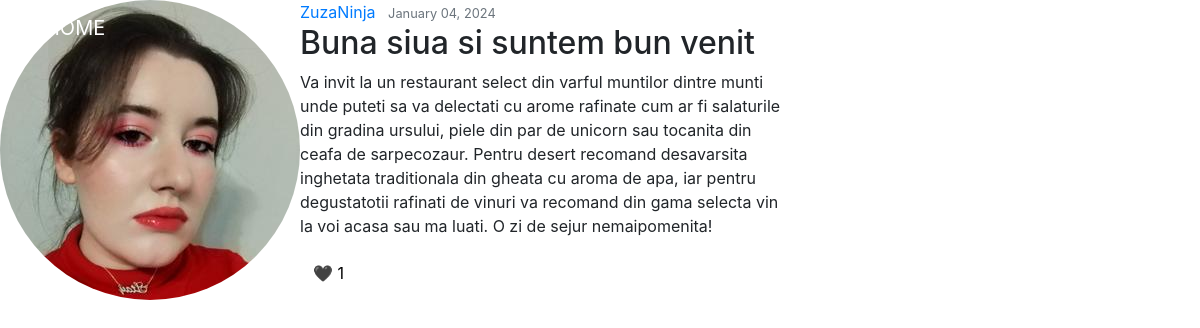
The app's page /post/4/ with its own data.
### login/models.py (models this page shows, shortened)
class Post(models.Model):
    title = models.CharField(max_length=100)
    content = models.TextField()
    date_posted = models.DateTimeField(default=timezone.now)
    author = models.ForeignKey(User, on_delete=models.CASCADE)
    likes = models.ManyToManyField(User, related_name='post_likes', blank=True)

### users/models.py (models this page shows, shortened)
class Profile(models.Model):
    user = models.OneToOneField(User, on_delete=models.CASCADE)
    image = models.ImageField(default='default.jpeg', upload_to='profile_pics')

### login/views.py (the view)
# urls.py: path('post/<int:pk>/', PostDetailView.as_view(), name='post-detail'),
class PostDetailView(DetailView):
    model = Post
    def get_context_data(self, **kwargs):
        context = super().get_context_data(**kwargs)
        post = self.get_object()
        context['like_count'] = post.likes.count()
        return context

### login/templates/login/post_detail.html (shortened to what this page needs)
{% extends "login/base.html" %}
{% block content %}
  <article class="media content-section">
    <img class="rounded-circle article-img" src="{{ object.author.profile.image.url }}">
    <div class="media-body">
      <div class="article-metadata">
        <a class="mr-2" href="#">{{ object.author }}</a>
        <small class="text-muted">{{ object.date_posted|date:"F d, Y" }}</small>
      </div>
      <h2 class="article-title">{{ object.title }}</h2>
      <p class="article-content">{{ object.content }}</p>
      <form method="POST" action="{% url 'like-post' pk=post.pk %}">
        <button type="submit"  style="background-color:transparent" class="btn {% if request.user in post.likes.all %}text-danger{% endif %}">
          {% if request.user in post.likes.all %}
              ❤️
          {% else %}
              🖤
          {% endif %}
          {{ like_count }}
      </button>
    </form>
    </div>
  </article>
{% endblock content %}

### login/templates/login/base.html (shortened to what this page needs)
{% load static %}
<!DOCTYPE html>
<html lang="en">
<head>
    <link rel="stylesheet" href="https://maxcdn.bootstrapcdn.com/bootstrap/4.0.0/css/bootstrap.min.css"
>
    <link rel="stylesheet" href="https://cdnjs.cloudflare.com/ajax/libs/font-awesome/5.15.3/css/all.min.css"
>
    <link rel="stylesheet" type="text/css" href="{% static 'login/main.css' %}">
</head>
<body>
    <header class="site-header">
        <nav class="navbar navbar-expand-md navbar-dark bg-steel fixed-top">
            <div class="container">
                <a class="navbar-brand mr-4" href="{% url 'login-home' %}">HOME</a>
                <div class="collapse navbar-collapse" id="navbarToggle">
                    <div class="navbar-nav">
                        {% if user.is_authenticated %}
                            <a class="nav-item nav-link" href="{% url 'login-about' %}">ABOUT</a>
                            <a class="nav-item nav-link" href="{% url 'login-destinations' %}">DESTINATIONS</a>
                            <a class="nav-item nav-link" href="{% url 'login-about' %}">ITINERARY</a>
                            <a class="nav-item nav-link" href="{% url 'login-post' %}">POSTS</a>
                            <a class="nav-item nav-link" href="{% url 'post-create' %}">NEW POST</a>
                            <a class="nav-item nav-link" href="{% url 'profile' %}">PROFILE</a>
                            <a class="nav-item nav-link" href="{% url 'logout' %}">LOG OUT</a>
                        {% else %}
                            <a class="nav-item nav-link" href="{% url 'login-about' %}">ABOUT</a>
                            <a class="nav-item nav-link" href="{% url 'login-about' %}">DESTINATIONS</a>
                            <a class="nav-item nav-link" href="{% url 'login-about' %}">ITINERARY</a>
                            <a class="nav-item nav-link" href="{% url 'login1' %}">LOGIN</a>
                            <a class="nav-item nav-link" href="{% url 'register' %}">REGISTER</a>
                        {% endif %}
                    </div>
                </div>
            </div>
        </nav>
    </header>
    <main role="main" class="container-fluid">
      <div class="row">
          <div class="col-md-8">
              {% block content %}{% endblock %}
          </div>
          <div class="col-md-4">
          </div>
      </div>
  </main>
</body>
</html>

### login/static/login/main.css (style rules this page uses)
* { margin: 0; padding: 0; box-sizing: border-box; }
body, html { height: 100%; overflow: hidden; }
.container-fluid { padding: 0; }
nav { width: 100%; position: absolute; top: 0; left: 0; padding: 20px 8%; display: flex; align-items: center; justify-content: space-between; }

### records on screen
Post: author.profile.image (picture), author "ZuzaNinja", date_posted "January 04, 2024", title "Buna siua si suntem bun venit", content "Va invit la un restaurant select din varful muntilor dintre munti unde puteti sa va delectati cu arome rafinate cum ar fi salaturile din gradina ursului, piele din par de unicorn sau tocanita din ceafa de sarpecozaur. Pentru desert recomand desavarsita inghetata traditionala din gheata cu aroma de apa, iar pentru degustatotii rafinati de vinuri va recomand din gama selecta vin la voi acasa sau ma luati. O zi de sejur nemaipomenita!"

### other values on screen
{{ like_count }} "1"
